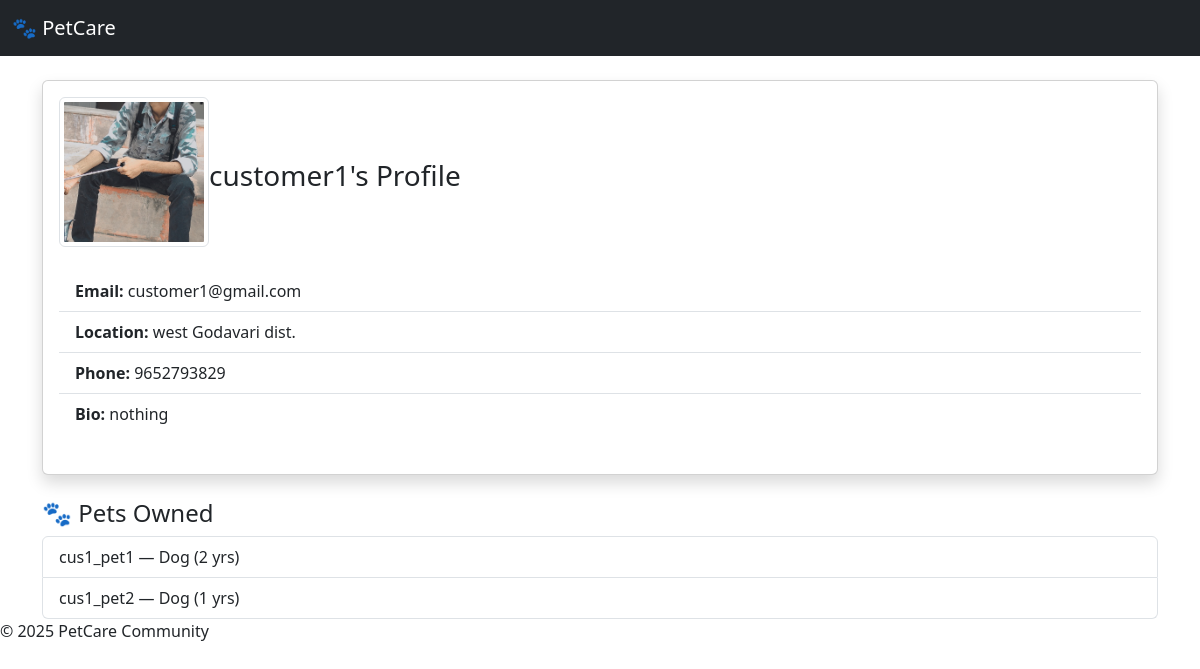
The page /accounts/profile/2/ on the database its author committed.
### accounts/models.py (models this page shows, shortened)
class User(AbstractUser):
    is_owner = models.BooleanField(default=False)
    is_sitter = models.BooleanField(default=False)
    profile_picture = models.ImageField(upload_to='profiles/', blank=True, null=True)
    bio = models.TextField(blank=True)
    phone_number = models.CharField(max_length=15, blank=True)
    location = models.CharField(max_length=100, blank=True)

### pets/models.py (models this page shows, shortened)
class Pet(models.Model):
    owner = models.ForeignKey(User, on_delete=models.CASCADE, related_name='pets')
    name = models.CharField(max_length=100)
    type = models.CharField(max_length=50)  # e.g., Dog, Cat
    breed = models.CharField(max_length=100, blank=True)
    age = models.PositiveIntegerField()
    description = models.TextField(blank=True)
    photo = models.ImageField(upload_to='pets/', blank=True, null=True)

### accounts/views.py (the view)
# urls.py: path('profile/<int:user_id>/', views.public_profile, name='public_profile'),
def public_profile(request, user_id):
    user_obj = get_object_or_404(User, id=user_id)
    pets = Pet.objects.filter(owner=user_obj) if user_obj.is_owner else None
    context = {
        'user_obj': user_obj,
        'pets': pets,
    }
    return render(request, 'accounts/public_profile.html', context)

### accounts/templates/accounts/public_profile.html (shortened to what this page needs)
{% extends "base.html" %}
{% load static %}
{% block content %}
<div class="container mt-4">
  <div class="card shadow">
    <div class="card-body">
      <div class="d-flex align-items-center mb-3">
        {% if user_obj.profile_picture %}
        <img src="{{ user_obj.profile_picture.url }}" alt="Profile Picture" class="img-thumbnail mb-2" style="width: 150px; height: 150px; object-fit: cover;">
        {% else %}
        <img src="{% static 'images/default_profile.png' %}" alt="Default Profile" class="img-thumbnail mb-2" style="width: 150px; height: 150px; object-fit: cover;">
        {% endif %}
        <div>
          <h3 class="card-title mb-0">{{ user_obj.username }}'s Profile</h3>
        </div>
      </div>
      <ul class="list-group list-group-flush mb-4">
        <li class="list-group-item"><strong>Email:</strong> {{ user_obj.email }}</li>
        <li class="list-group-item"><strong>Location:</strong> {{ user_obj.location }}</li>
        <li class="list-group-item"><strong>Phone:</strong> {{ user_obj.phone_number }}</li>
        <li class="list-group-item"><strong>Bio:</strong> {{ user_obj.bio }}</li>
      </ul>
    </div>
  </div>
  {% if pets %}
    <div class="mt-4">
      <h4>🐾 Pets Owned</h4>
      <ul class="list-group">
        {% for pet in pets %}
          <li class="list-group-item">{{ pet.name }} — {{ pet.type }} ({{ pet.age }} yrs)</li>
        {% endfor %}
      </ul>
    </div>
  {% endif %}
</div>
{% endblock %}

### rows shown on the page
User: profile_picture (picture), username "customer1", email "customer1@gmail.com", location "west Godavari dist.", phone_number "9652793829", bio "nothing"
Pet: name "cus1_pet1", type "Dog", age "2"
Pet: name "cus1_pet2", type "Dog", age "1"
